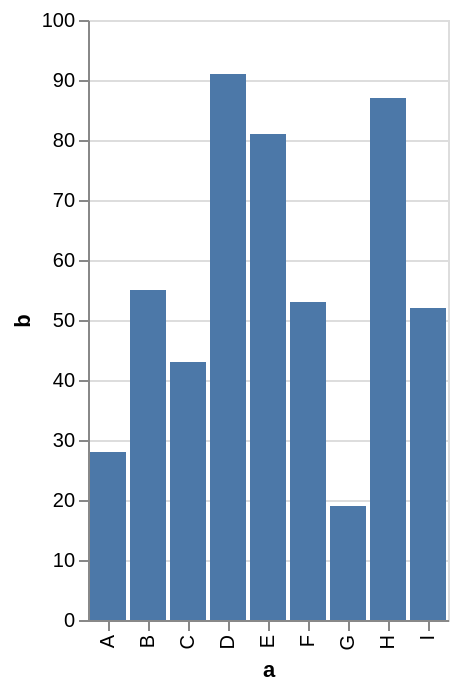

Notebook cell for this chart:
### Code cell
source = pd.DataFrame({
    'a': ['A', 'B', 'C', 'D', 'E', 'F', 'G', 'H', 'I'],
    'b': [28, 55, 43, 91, 81, 53, 19, 87, 52]
})

alt.Chart(source).mark_bar().encode(
    x='a',
    y='b'
)

### Figure 1 — Vega-Lite specification as saved in the notebook (floating-point values rounded to 4 significant figures)
{"config": {"view": {"continuousWidth": 300, "continuousHeight": 300}}, "data": {"name": "data-7684334a68ab74ba4c3ca7d0ceaeb461"}, "mark": {"type": "bar"}, "encoding": {"x": {"field": "a", "type": "nominal"}, "y": {"field": "b", "type": "quantitative"}}, "$schema": "https://vega.github.io/schema/vega-lite/v5.20.1.json", "datasets": {"data-7684334a68ab74ba4c3ca7d0ceaeb461": [{"a": "A", "b": 28}, {"a": "B", "b": 55}, {"a": "C", "b": 43}, {"a": "D", "b": 91}, {"a": "E", "b": 81}, {"a": "F", "b": 53}, {"a": "G", "b": 19}, {"a": "H", "b": 87}, {"a": "I", "b": 52}]}}
